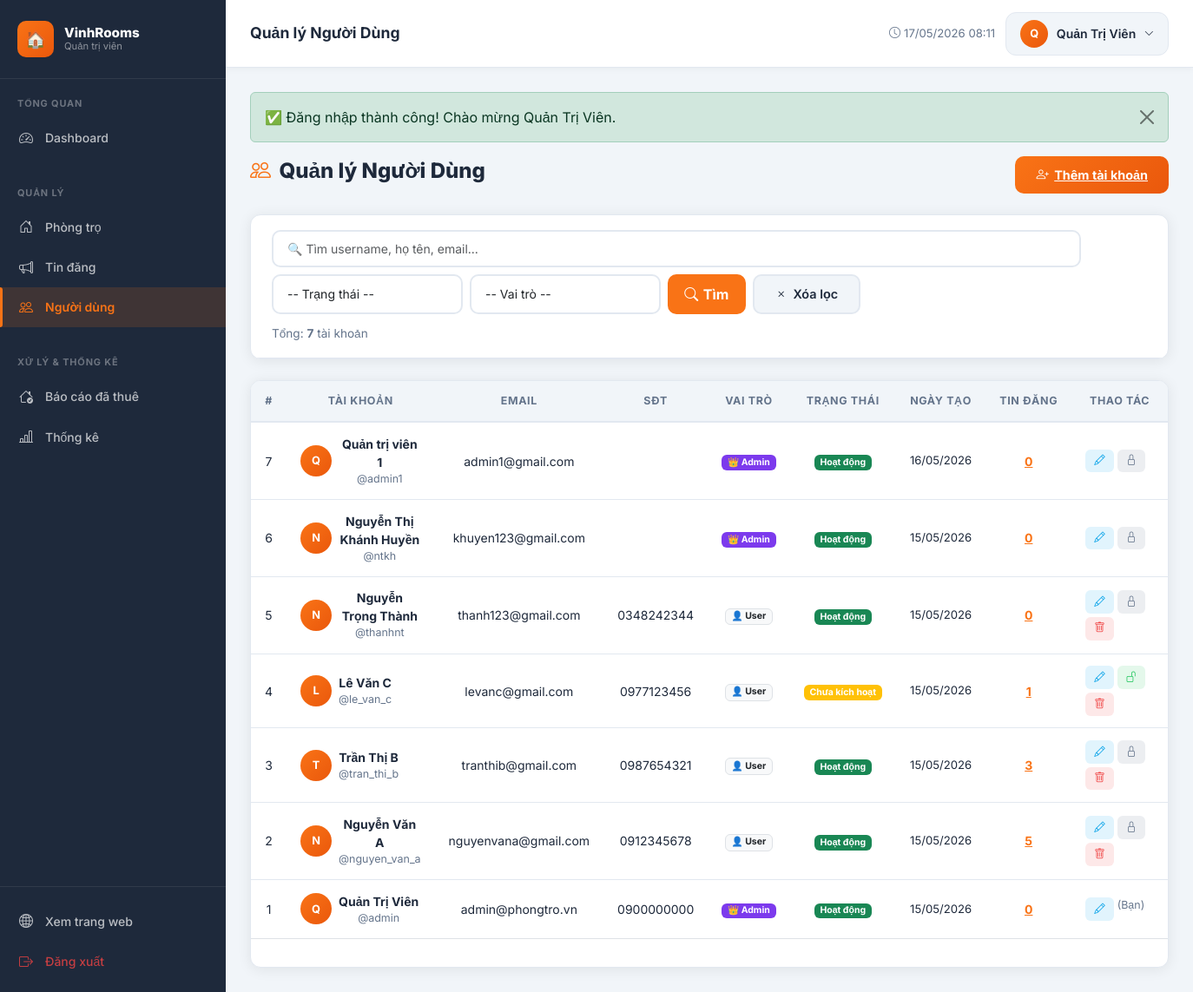
Screenshot of /admin/users/index.php (signed in) with the database file from the repository.
### tables this page shows
CREATE TABLE `users` (
  `id` int(10) UNSIGNED NOT NULL,
  `username` varchar(50) NOT NULL,
  `email` varchar(100) NOT NULL,
  `password` varchar(255) NOT NULL,
  `ho_ten` varchar(100) NOT NULL,
  `so_dien_thoai` varchar(15) DEFAULT NULL,
  `dia_chi` varchar(255) DEFAULT NULL,
  `avatar` varchar(255) DEFAULT 'default_avatar.png',
  `role` enum('admin','user') NOT NULL DEFAULT 'user',
  `trang_thai` enum('active','inactive','banned') NOT NULL DEFAULT 'active',
  `created_at` datetime NOT NULL DEFAULT current_timestamp(),
  `updated_at` datetime NOT NULL DEFAULT current_timestamp() ON UPDATE current_timestamp()
);

### admin/users/index.php (the view, shortened to what this page needs)
<?php
require_once __DIR__ . '/../../includes/functions.php';
$db = getDB();
$search   = trim($_GET['q'] ?? '');
$page_num = max(1, (int)($_GET['page'] ?? 1));
$per_page = 15;
$where  = ['1=1'];
$params = [];
$types  = '';
$whereSQL  = implode(' AND ', $where);
$countSQL  = "SELECT COUNT(*) FROM users WHERE $whereSQL";
$selectSQL = "SELECT * FROM users WHERE $whereSQL ORDER BY created_at DESC";
if (!empty($params)) {
    $stmt = $db->prepare($countSQL);
    $stmt->bind_param($types, ...$params);
    $stmt->execute();
    $total = $stmt->get_result()->fetch_row()[0];
    $stmt->close();
} else {
    $total = $db->query($countSQL)->fetch_row()[0];
}
$pg     = paginate($total, $per_page, $page_num);
$offset = $pg['offset'];
$sql    = $selectSQL . " LIMIT $per_page OFFSET $offset";
if (!empty($params)) {
    $stmt = $db->prepare($sql);
    $stmt->bind_param($types, ...$params);
    $stmt->execute();
    $users = $stmt->get_result()->fetch_all(MYSQLI_ASSOC);
    $stmt->close();
} else {
    $users = $db->query($sql)->fetch_all(MYSQLI_ASSOC);
}
$pageTitle = 'Quản lý Người Dùng';
require_once __DIR__ . '/../../includes/admin_header.php';
?>
<div class="page-header">
    <h1 class="page-title"><span class="icon"><i class="bi bi-people"></i></span><?= $pageTitle ?></h1>
    <a href="<?= BASE_URL ?>/admin/users/add.php" class="btn-admin-primary">
        <i class="bi bi-person-plus"></i> Thêm tài khoản
    </a>
</div>
<div class="data-card mb-4">
    <div class="data-card-header" style="flex-wrap:wrap;gap:.75rem">
        <form method="GET" action="" class="search-bar">
            <input type="text" name="q" class="form-control" placeholder="🔍 Tìm username, họ tên, email..."
                   value="<?= e($search) ?>" style="min-width:240px">
            <select name="status" class="form-control" style="width:auto">
                <option value="">-- Trạng thái --</option>
            </select>
            <select name="role" class="form-control" style="width:auto">
                <option value="">-- Vai trò --</option>
            </select>
            <button type="submit" class="btn-search"><i class="bi bi-search"></i> Tìm</button>
            <a href="<?= BASE_URL ?>/admin/users/index.php" class="btn-admin-secondary">
                <i class="bi bi-x"></i> Xóa lọc
            </a>
        </form>
        <div style="font-size:.85rem;color:var(--admin-muted)">
            Tổng: <strong><?= $total ?></strong> tài khoản
        </div>
    </div>
</div>
<div class="data-card">
    <div class="table-responsive">
        <table class="data-table">
            <thead>
                <tr>
                    <th>#</th>
                    <th>Tài khoản</th>
                    <th>Email</th>
                    <th>SĐT</th>
                    <th>Vai trò</th>
                    <th>Trạng thái</th>
                    <th>Ngày tạo</th>
                    <th>Tin đăng</th>
                    <th width="200">Thao tác</th>
                </tr>
            </thead>
            <tbody>
                <?php foreach ($users as $u):
                    $roomCount = $db->query("SELECT COUNT(*) FROM phong_tro WHERE user_id = {$u['id']} AND trang_thai != 'bi_xoa'")->fetch_row()[0];
                    $isSelf = ((int)$u['id'] === (int)$_SESSION['user_id']);
                ?>
                <tr>
                    <td><?= $u['id'] ?></td>
                    <td>
                        <div class="d-flex align-items-center gap-2">
                            <div class="user-avatar-sm">
                                <?= strtoupper(mb_substr($u['ho_ten'] ?? 'U', 0, 1)) ?>
                            </div>
                            <div>
                                <div style="font-weight:700"><?= e($u['ho_ten']) ?></div>
                                <div style="font-size:.78rem;color:var(--admin-muted)">@<?= e($u['username']) ?></div>
                            </div>
                        </div>
                    </td>
                    <td style="font-size:.875rem"><?= e($u['email']) ?></td>
                    <td style="font-size:.875rem"><?= e($u['so_dien_thoai'] ?? '—') ?></td>
                    <td>
                        <?php if ($u['role'] === 'admin'): ?>
                            <span class="badge" style="background:#7c3aed;color:#fff">👑 Admin</span>
                        <?php else: ?>
                            <span class="badge bg-light text-dark border">👤 User</span>
                        <?php endif; ?>
                    </td>
                    <td><?= userStatusBadge($u['trang_thai']) ?></td>
                    <td style="font-size:.82rem;white-space:nowrap"><?= formatDate($u['created_at']) ?></td>
                    <td style="text-align:center">
                        <a href="<?= BASE_URL ?>/admin/rooms/index.php?q=<?= urlencode($u['ho_ten']) ?>"
                           style="font-weight:700;color:var(--admin-primary)"><?= $roomCount ?></a>
                    </td>
                    <td>
                        <div class="d-flex gap-1 flex-wrap">
                            <a href="<?= BASE_URL ?>/admin/users/edit.php?id=<?= $u['id'] ?>" class="btn-action edit">
                                <i class="bi bi-pencil"></i>
                            </a>
                            <?php if (!$isSelf): ?>
                                <?php if ($u['trang_thai'] === 'active'): ?>
                                <a href="?action=ban&id=<?= $u['id'] ?>" class="btn-action hide confirm-delete" title="Khóa tài khoản">
                                    <i class="bi bi-lock"></i>
                                </a>
                                <?php else: ?>
                                <a href="?action=activate&id=<?= $u['id'] ?>" class="btn-action approve" title="Mở khóa">
                                    <i class="bi bi-unlock"></i>
                                </a>
                                <?php endif; ?>
                                <?php if ($u['role'] !== 'admin'): ?>
                                <a href="?action=delete&id=<?= $u['id'] ?>" class="btn-action delete confirm-delete" title="Xóa">
                                    <i class="bi bi-trash"></i>
                                </a>
                                <?php endif; ?>
                            <?php else: ?>
                                <span style="font-size:.78rem;color:var(--admin-muted)">(Bạn)</span>
                            <?php endif; ?>
                        </div>
                    </td>
                </tr>
                <?php endforeach; ?>
            </tbody>
        </table>
    </div>
    <div class="p-3 border-top">
    </div>
</div>
<?php require_once __DIR__ . '/../../includes/admin_footer.php'; ?>

### includes/admin_header.php (shortened to what this page needs)
<?php
require_once __DIR__ . '/functions.php';
$currentUser = getCurrentUser();
$currentPage = basename($_SERVER['PHP_SELF']);
$currentDir  = basename(dirname($_SERVER['PHP_SELF']));
?>
<!DOCTYPE html>
<html lang="vi">
<head>
    <link rel="stylesheet" href="https://cdn.jsdelivr.net/npm/bootstrap@5.3.3/dist/css/bootstrap.min.css">
    <link rel="stylesheet" href="https://cdn.jsdelivr.net/npm/bootstrap-icons@1.11.3/font/bootstrap-icons.min.css">
    <link rel="stylesheet" href="<?= BASE_URL ?>/assets/css/admin.css">
</head>
<body class="admin-body">
<aside class="admin-sidebar" id="adminSidebar">
    <div class="sidebar-logo">
        <div class="logo-icon">🏠</div>
        <div class="brand">VinhRooms<small>Quản trị viên</small></div>
    </div>
    <div class="sidebar-section">
        <span class="sidebar-section-label">Tổng quan</span>
        <a href="<?= BASE_URL ?>/admin/index.php" class="sidebar-link <?= ($currentDir === 'admin' && $currentPage === 'index.php') ? 'active' : '' ?>">
            <span class="icon"><i class="bi bi-speedometer2"></i></span> Dashboard
        </a>
    </div>
    <div class="sidebar-section">
        <span class="sidebar-section-label">Quản lý</span>
        <a href="<?= BASE_URL ?>/admin/rooms/index.php" class="sidebar-link <?= ($currentDir === 'rooms') ? 'active' : '' ?>">
            <span class="icon"><i class="bi bi-house-door"></i></span> Phòng trọ
        </a>
        <a href="<?= BASE_URL ?>/admin/tin-dang/index.php" class="sidebar-link <?= ($currentDir === 'tin-dang') ? 'active' : '' ?>">
            <span class="icon"><i class="bi bi-megaphone"></i></span> Tin đăng
        </a>
        <a href="<?= BASE_URL ?>/admin/users/index.php" class="sidebar-link <?= ($currentDir === 'users') ? 'active' : '' ?>">
            <span class="icon"><i class="bi bi-people"></i></span> Người dùng
        </a>
    </div>
    <div class="sidebar-section">
        <span class="sidebar-section-label">Xử lý & Thống kê</span>
        <a href="<?= BASE_URL ?>/admin/bao-cao-da-thue/index.php"
           class="sidebar-link <?= ($currentDir === 'bao-cao-da-thue') ? 'active' : '' ?>"
           style="position:relative">
            <span class="icon"><i class="bi bi-house-check"></i></span> Báo cáo đã thuê
        </a>
        <a href="<?= BASE_URL ?>/admin/reports/index.php" class="sidebar-link <?= ($currentDir === 'reports') ? 'active' : '' ?>">
            <span class="icon"><i class="bi bi-bar-chart-line"></i></span> Thống kê
        </a>
    </div>
    <div class="sidebar-section" style="margin-top:auto;border-top:1px solid rgba(255,255,255,.08);padding-top:1rem;">
        <a href="<?= BASE_URL ?>/index.php" class="sidebar-link" target="_blank">
            <span class="icon"><i class="bi bi-globe2"></i></span> Xem trang web
        </a>
        <a href="<?= BASE_URL ?>/auth/logout.php" class="sidebar-link" style="color:rgba(239,68,68,.8)">
            <span class="icon"><i class="bi bi-box-arrow-right"></i></span> Đăng xuất
        </a>
    </div>
</aside>
<div class="admin-main">
    <div class="admin-topbar">
        <div class="topbar-left">
            <span class="topbar-title"><?= $pageTitle ?? 'Dashboard' ?></span>
        </div>
        <div class="topbar-right">
            <span style="font-size:.82rem;color:var(--admin-muted)">
                <i class="bi bi-clock me-1"></i><?= date('d/m/Y H:i') ?>
            </span>
            <div class="dropdown">
                <button class="admin-user-btn" data-bs-toggle="dropdown">
                    <div class="admin-user-avatar">
                        <?= strtoupper(mb_substr($currentUser['ho_ten'] ?? 'A', 0, 1)) ?>
                    </div>
                    <?= e($currentUser['ho_ten'] ?? 'Admin') ?>
                    <i class="bi bi-chevron-down" style="font-size:.7rem"></i>
                </button>
            </div>
        </div>
    </div>
    <div class="admin-content">
        <?php renderFlash(); ?>

### includes/functions.php (shortened to what this page needs)
<?php
function getCurrentUser(): ?array {
    $db  = getDB();
    $id  = (int)$_SESSION['user_id'];
    $res = $db->query("SELECT * FROM users WHERE id = $id LIMIT 1");
    return $res ? $res->fetch_assoc() : null;
}
function getFlash(): ?array {
    if (isset($_SESSION['flash'])) {
        $flash = $_SESSION['flash'];
        return $flash;
    }
    return null;
}
function renderFlash(): void {
    $flash = getFlash();
    $type  = htmlspecialchars($flash['type']);
    $msg   = htmlspecialchars($flash['message']);
    $icons = ['success' => '✅', 'danger' => '❌', 'warning' => '⚠️', 'info' => 'ℹ️'];
    $icon  = $icons[$type] ?? 'ℹ️';
    echo "<div class=\"alert alert-{$type} alert-dismissible fade show\" role=\"alert\">
            {$icon} {$msg}
            <button type=\"button\" class=\"btn-close\" data-bs-dismiss=\"alert\"></button>
          </div>";
}
function formatDate(string $date): string {
    return date('d/m/Y', strtotime($date));
}
function e(string $str): string {
    return htmlspecialchars($str, ENT_QUOTES, 'UTF-8');
}
function paginate(int $total, int $perPage, int $current): array {
    $pages = (int)ceil($total / $perPage);
    return [
        'total'      => $total,
        'per_page'   => $perPage,
        'current'    => $current,
        'pages'      => $pages,
        'offset'     => ($current - 1) * $perPage,
        'has_prev'   => $current > 1,
        'has_next'   => $current < $pages,
    ];
}
function userStatusBadge(string $status): string {
    $map = [
        'active'   => ['success', 'Hoạt động'],
        'inactive' => ['warning', 'Chưa kích hoạt'],
        'banned'   => ['danger',  'Bị khóa'],
    ];
    [$color, $label] = $map[$status] ?? ['light', $status];
    return "<span class=\"badge bg-{$color}\">{$label}</span>";
}

### rows the page displays
users: ho_ten "Q", ho_ten "Quản Trị Viên", id "1", username "admin", email "admin@phongtro.vn", so_dien_thoai "0900000000", role "👑 Admin", label "Hoạt động", created_at "15/05/2026", roomCount "0", shows "(Bạn)"
users: id "7", ho_ten "Q", ho_ten "Quản trị viên 1", username "admin1", email "admin1@gmail.com", role "👑 Admin", label "Hoạt động", created_at "16/05/2026", roomCount "0"
users: id "6", ho_ten "N", ho_ten "Nguyễn Thị Khánh Huyền", username "ntkh", email "khuyen123@gmail.com", role "👑 Admin", label "Hoạt động", created_at "15/05/2026", roomCount "0"
users: id "5", ho_ten "N", ho_ten "Nguyễn Trọng Thành", username "thanhnt", email "thanh123@gmail.com", so_dien_thoai "0348242344", role "👤 User", label "Hoạt động", created_at "15/05/2026", roomCount "0"
users: id "4", ho_ten "L", ho_ten "Lê Văn C", username "le_van_c", email "levanc@gmail.com", so_dien_thoai "0977123456", role "👤 User", label "Chưa kích hoạt", created_at "15/05/2026", roomCount "1"
users: id "3", ho_ten "T", ho_ten "Trần Thị B", username "tran_thi_b", email "tranthib@gmail.com", so_dien_thoai "0987654321", role "👤 User", label "Hoạt động", created_at "15/05/2026"
users: id "2", ho_ten "N", ho_ten "Nguyễn Văn A", username "nguyen_van_a", email "nguyenvana@gmail.com", so_dien_thoai "0912345678", role "👤 User", label "Hoạt động", created_at "15/05/2026", roomCount "5"

### other values shown
$pageTitle "Quản lý Người Dùng"
$icon "✅"
$msg "Đăng nhập thành công! Chào mừng Quản Trị Viên."
$total "7"
